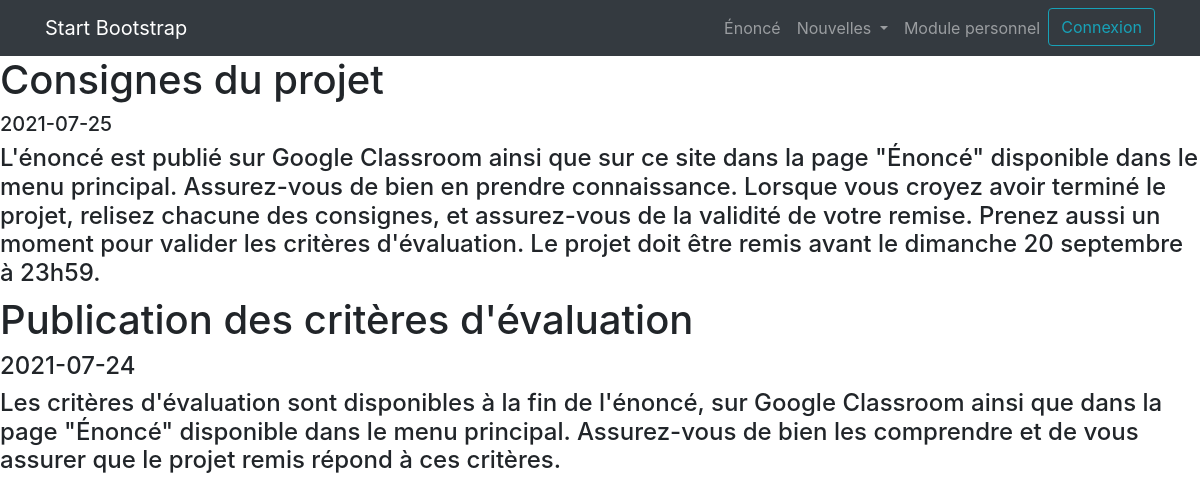
The page /nouvelle2.php on the database its author committed.
### tables this page shows
CREATE TABLE `nouvelles` (
  `id` int(11) NOT NULL,
  `titre` varchar(50) NOT NULL,
  `description_courte` varchar(125) NOT NULL,
  `description_longue` text NOT NULL,
  `date_nouvelle` date NOT NULL,
  `actif` tinyint(1) NOT NULL,
  `fk_categorie` int(11) NOT NULL
);

### nouvelle2.php (the view, shortened to what this page needs)
<?php include_once('include/header.php'); ?>
    <h1>
          <?php
            $res = $mysqli->query("SELECT `titre` FROM `nouvelles` WHERE id=3 AND actif");
            while ($row = $res->fetch_assoc()) {
             echo $row["titre"];
            }
            ?>
    </h1>
    <h5>
        <?php
            $res = $mysqli->query("SELECT `date_nouvelle` FROM `nouvelles` WHERE id=3 AND actif");
            while ($row = $res->fetch_assoc()) {
             echo $row["date_nouvelle"];
            }
            ?>
    </h5>
    <h4>
          <?php
            $res = $mysqli->query("SELECT `id`,`description_longue` FROM `nouvelles` WHERE actif AND id=3
            ");
            while ($row = $res->fetch_assoc()) {
             echo $row["description_longue"];
            }
            ?>
    </h4>
    <h1>
          <?php
            $res = $mysqli->query("SELECT `titre` FROM `nouvelles` WHERE id=4 AND actif");
            while ($row = $res->fetch_assoc()) {
             echo $row["titre"];
            }
            ?>
    </h1>
    <h4>
          <?php
            $res = $mysqli->query("SELECT `date_nouvelle` FROM `nouvelles` WHERE id=4 AND actif");
            while ($row = $res->fetch_assoc()) {
             echo $row["date_nouvelle"];
            }
            ?>
    </h4>
    <h4>
        <?php
            $res = $mysqli->query("SELECT `id`,`description_longue` FROM `nouvelles` WHERE actif AND id=4
            ");
            while ($row = $res->fetch_assoc()) {
             echo $row["description_longue"];
            }
            ?>
    </h4>

### css/modern-business.css (style rules this page uses)
body { padding-top: 56px; }

### rows shown on the page
nouvelles: titre "Consignes du projet", date_nouvelle "2021-07-25", description_longue "L'énoncé est publié sur Google Classroom ainsi que sur ce site dans la page \"Énoncé\" disponible dans le menu principal. Assurez-vous de bien en prendre connaissance. Lorsque vous croyez avoir terminé le projet, relisez chacune des consignes, et assurez-vous de la validité de votre remise. Prenez aussi un moment pour valider les critères d'évaluation. Le projet doit être remis avant le dimanche 20 septembre à 23h59."
nouvelles: titre "Publication des critères d'évaluation", date_nouvelle "2021-07-24", description_longue "Les critères d'évaluation sont disponibles à la fin de l'énoncé, sur Google Classroom ainsi que dans la page \"Énoncé\" disponible dans le menu principal. Assurez-vous de bien les comprendre et de vous assurer que le projet remis répond à ces critères."
